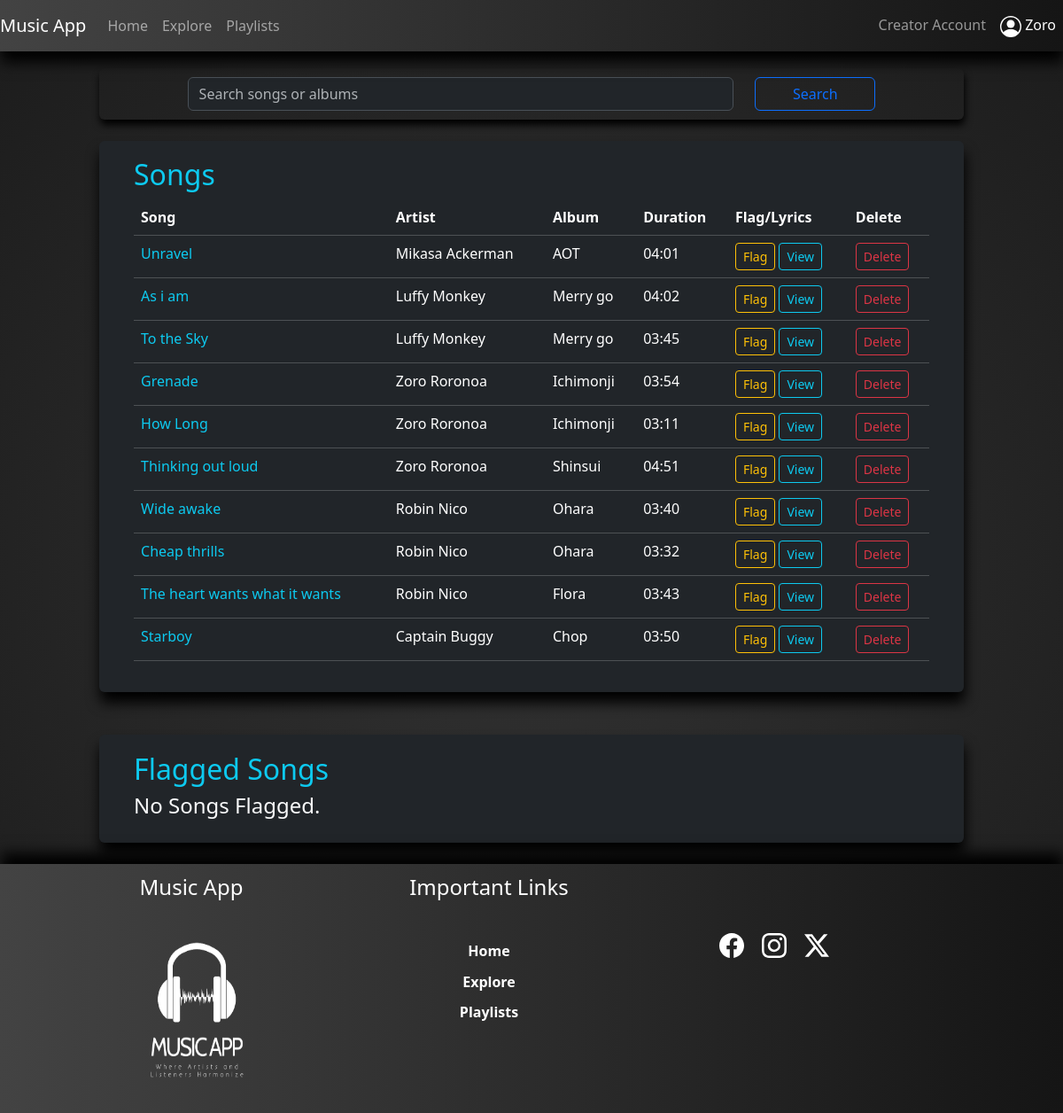
Page /allTracks (signed in) on the committed database.
### app/models.py (models this page shows, shortened)
class Users(UserMixin, db.Model):
    id = db.Column(db.Integer(), autoincrement=True, primary_key=True)
    u_userType = db.Column(db.String(50), nullable=False)
    u_status = db.Column(db.String(50), nullable=False)
    u_flag = db.Column(db.Integer(), nullable=False)
    u_fName = db.Column(db.String(100), nullable=False)
    u_lName = db.Column(db.String(100))
    u_gender = db.Column(db.String(50), nullable=False)
    u_username = db.Column(db.String(100), nullable=False, unique=True)
    u_email = db.Column(db.String(200), nullable=False)
    u_password = db.Column(db.String(1000), nullable=False)
    albums = db.relationship('Albums', backref='users')
    songs = db.relationship('Songs', backref='users')
    playlists = db.relationship('Playlists', backref='users')

class Songs(UserMixin, db.Model):
    id = db.Column(db.Integer(), autoincrement=True, primary_key=True)
    s_name = db.Column(db.String(100), nullable=False)
    s_artist = db.Column(db.String(50), nullable=False)
    s_album = db.Column(db.String(100), nullable=False)
    s_genre = db.Column(db.String(50), nullable=False)
    s_duration = db.Column(db.String(50), nullable=False)
    s_date = db.Column(db.String(50), nullable=False)
    s_filePath = db.Column(db.String(100), nullable=False)
    s_lyrics = db.Column(db.Text(), nullable=False)
    s_rating = db.Column(db.Integer())
    s_totalRaters = db.Column(db.Integer())
    s_flag = db.Column(db.Integer(), nullable=False)
    s_plays = db.Column(db.Integer())
    album_id = db.Column(db.Integer(), db.ForeignKey('albums.id'), nullable=False)
    user_id = db.Column(db.Integer(), db.ForeignKey('users.id'),nullable=False)

### app/views.py (the view, shortened to what this page needs)
@app.route('/allTracks', methods=['GET','POST'])
@login_required
def allTracks():
    form = SearchForm()
    songs=Songs.query.filter(Songs.s_flag==Flagged[0]).order_by(Songs.s_rating.desc()).all()
    flaggedSongs=Songs.query.filter(Songs.s_flag==Flagged[1]).all()
    if request.method == 'GET':
        searchedSongsList=[]
        return render_template('admin/allTracks.html', aT="active text-info", form=form, sSL=searchedSongsList, sList=songs, sFList=flaggedSongs)

### app/forms.py
class SearchForm(FlaskForm):
    searchString = StringField("Search String", validators=[DataRequired()])
    search = SubmitField("Search")

### app/views.py (called while the page is built)
@login_manager.user_loader
def load_user(user_id):
    return Users.query.get(user_id)

### app/templates/admin/allTracks.html (shortened to what this page needs)
{% extends 'layouts/base.html' %}
{% block content %}
<div class="container-fluid">
    <div class="row">
        <div class="col-md-10 offset-md-1 col-lg-10 offset-lg-1 col-sm-8 offset-sm-2">
            <div class="mySearchCont rounded">
                <form action="" class="form" method="POST" data-bs-theme="dark">
                    <div class="row">
                        <div class="col-md-8 offset-md-1 col-lg-8 offset-lg-1 col-sm-8 offset-sm-1">
                            {{ form.searchString(class="form-control", placeholder="Search songs or albums") }}
                        </div>
                        <div class="col-md-2 col-lg-2 col-sm-2">
                            <div class="d-grid">
                                {{ form.search(class="btn btn-outline-primary") }}
                            </div>
                        </div>
                    </div>
                </form>
            </div>
        </div>
    </div>
    <div class="row">
        <div class="col-md-10 offset-md-1 col-lg-10 offset-lg-1 col-sm-10 offset-sm-1">
            <div class="myExploreCont rounded bg-dark mt-4 mb-4">
                <h2 class="text-captialized text-info">Songs</h2>
                <table class="table table-dark table-hover rounded table-responsive{-sm|-md|-lg}">
                    <thead>
                        <tr>
                            <th scope="col">Song</th>
                            <th scope="col">Artist</th>
                            <th scope="col">Album</th>
                            <th scope="col">Duration</th>
                            <th scope="col">Flag/Lyrics</th>
                            <th scope="col">Delete</th>
                        </tr>
                    </thead>
                    <tbody>
                        {% for s in sList %}
                        <tr>
                            <td class="text-info">{{s['s_name']}}</td>
                            <td>{{s['s_artist']}}</td>
                            <td>{{s['s_album']}}</td>
                            <td>{{s['s_duration']}}</td>
                            <td>
                                <a href="{{url_for('flagSong',sid=s['id'])}}">
                                <button class="btn btn-outline-warning btn-sm">Flag</button>
                                </a>
                                <a href="{{url_for('songDetails',sid=s['id'])}}">
                                <button class="btn btn-outline-info btn-sm">View</button>
                                </a>
                            </td>
                            <td>
                                <a href="{{url_for('deleteSong', sid=s['id'])}}">
                                <button class="btn btn-outline-danger btn-sm">Delete</button>
                                </a>
                            </td>
                        </tr>
                        {% endfor %}
                    </tbody>
                </table>
            </div>
        </div>
    </div>
    <div class="row">
        <div class="col-md-10 offset-md-1 col-lg-10 offset-lg-1 col-sm-10 offset-sm-1">
            <div class="myExploreCont rounded bg-dark mt-4 mb-4">
                <h2 class="text-captialized text-info">Flagged Songs</h2>
                {% if sFList|length == 0 %}
                <h4 class="text-light">No Songs Flagged.</h4>
                {% endif %}
            </div>
        </div>
    </div>
</div>
{% endblock %}

### app/templates/layouts/base.html (shortened to what this page needs)
<!DOCTYPE html>
<html lang="en">
<head>
    <link rel="stylesheet" href="{{url_for('static', filename='css/bootstrap.css')}}">
    <link rel="stylesheet" href="{{url_for('static', filename='css/musicStreamingStyle.css')}}">
</head>
<body>
    {% include 'includes/nav.html' %}
    {% block content %}
    {% endblock %}
    {% include 'includes/footer.html' %}
</body>
</html>

### app/templates/includes/nav.html (shortened to what this page needs)
<nav class="navbar navbar-expand-lg navbar-expand-md myNavbar bg-light navbar-dark sticky-top">
    {% if current_user.is_authenticated %}
        {% if current_user.u_userType == 'Admin' %}
        <a class="navbar-brand" href="{{url_for('adminHome')}}">Music App</a>
        {% else %}
        <a href="{{url_for('userHome')}}" class="navbar-brand">Music App</a>
        {% endif %}
    {% endif %}
        <div class="collapse navbar-collapse" id="navbarNav">
            <ul class="navbar-nav">
                <li class="nav-item">
                    {% if current_user.is_authenticated %}
                        {% if current_user.u_userType == 'Admin' %}
                            <a class="nav-link {{aH}}" aria-current="page" href="{{url_for('adminHome')}}">Home</a>
                        {% else %}
                        <a class="nav-link {{uH}}" aria-current="page" href="{{url_for('userHome')}}">Home</a>
                        {% endif %}
                    {% endif %}
                </li>
                <li class="nav-item">
                    {% if current_user.is_authenticated %}
                        {% if current_user.u_userType == 'Admin' %}
                            <a class="nav-link {{aAN}}" href="{{url_for('analytics')}}">Analytics</a>
                        {% else %}
                            <a href="{{url_for('exploreMusic')}}" class="nav-link {{uE}}">Explore</a>
                        {% endif %}
                    {% endif %}
                </li>
                <li class="nav-item">
                    {% if current_user.is_authenticated %}
                        {% if current_user.u_userType == 'Admin' %}
                            <a class="nav-link {{aT}}" href="{{url_for('allTracks')}}">Tracks</a>
                        {% else %}
                            <a href="{{url_for('playlists')}}" class="nav-link {{uP}}">Playlists</a>
                        {% endif %}
                    {% endif %}
                </li>
            </ul>
            <ul class="navbar-nav ms-auto">
                <li class="nav-item">
                    {% if current_user.is_authenticated  and current_user.u_userType != 'Admin' %}
                    <a href="{{url_for('creatorHome')}}" class="nav-link {{cH}}">Creator Account</a>
                    {% endif %}
                </li>
                <li class="nav-item dropdown show">
                    {% if current_user.is_authenticated %}
                    <a href="#" class="nav-link active" id="dropdownMenu" data-toggle="dropdown" aria-haspopup="true" aria-expanded="false">
                        {{current_user.u_fName}}
                    </a>
                    {% endif %}
                </li>
            </ul>
        </div>
</nav>

### app/templates/includes/footer.html (shortened to what this page needs)
<footer class="myFooter">
    <div class="container-fluid">
        <div class="row">
            <div class="col-md-2 offset-md-1 col-lg-2 offset-lg-1 col-sm-2 offset-sm-1">
                <h4 class="text-center">Music App</h4>
                <div class="d-flex align-items-center myFooterLogo">
                    <img src="../../static/img/logo.png" alt="LOGO">
                </div>
            </div>
            <div class="col-md-3 offset-md-1 col-lg-3 offset-lg-1 col-sm-3 offset-sm-1">
                <h4 class="text-center">Important Links</h4>
                <ul class="list-unstyled text-center myFooterList">
                    <li class="nav-item">
                        {% if current_user.is_authenticated %}
                            {% if current_user.u_userType == 'Admin' %}
                                <a class="nav-link {{aH}}" aria-current="page" href="{{url_for('adminHome')}}">Home</a>
                            {% else %}
                            <a class="nav-link {{uH}}" aria-current="page" href="{{url_for('userHome')}}">Home</a>
                            {% endif %}
                        {% endif %}
                    </li>
                    <li class="nav-item">
                        {% if current_user.is_authenticated %}
                            {% if current_user.u_userType == 'Admin' %}
                                <a class="nav-link {{aAN}}" href="{{url_for('analytics')}}">Analytics</a>
                            {% else %}
                                <a href="{{url_for('exploreMusic')}}" class="nav-link {{uE}}">Explore</a>
                            {% endif %}
                        {% endif %}
                    </li>
                    <li class="nav-item">
                        {% if current_user.is_authenticated %}
                            {% if current_user.u_userType == 'Admin' %}
                                <a class="nav-link {{aT}}" href="{{url_for('allTracks')}}">Tracks</a>
                            {% else %}
                                <a href="{{url_for('playlists')}}" class="nav-link {{uP}}">Playlists</a>
                            {% endif %}
                        {% endif %}
                    </li>
                    <li class="nav-item">
                    </li>
                    <li class="nav-item">
                    </li>
                </ul>
            </div>
            <div class="col-md-3 offset-md-1 col-lg-3 offset-lg-1 col-sm-3 offset-sm-1">
                <div class="myFooterIcons">
                    <svg xmlns="http://www.w3.org/2000/svg" width="28" height="28" fill="currentColor" class="bi bi-twitter-x" viewBox="0 0 16 16">
                        <path d="M12.6.75h2.454l-5.36 6.142L16 15.25h-4.937l-3.867-5.07-4.425 5.07H.316l5.733-6.57L0 .75h5.063l3.495 4.633L12.601.75Zm-.86 13.028h1.36L4.323 2.145H2.865l8.875 11.633Z"/>
                    </svg>
                </div>
            </div>
        </div>
    </div>
</footer>

### app/static/css/musicStreamingStyle.css (style rules this page uses)
body { min-height: 100vh; display: flex; flex-direction: column; background: radial-gradient(circle at 50.1% 50.1%, rgb(50, 50, 50) 0%, rgb(28, 28, 28) 99.4%); color: #fff; }
.myNavbar { background-color:#434343; background-image: linear-gradient(to right, #434343 0%, #151515 100%); box-shadow: 1px 12px 15px #000; }
.myNavbar>div>ul>li { color: #fff; }
.myFooter { background-color:#434343; background-image: linear-gradient(to right, #434343 0%, #151515 100%); box-shadow: 1px -12px 15px #000; padding: 1% 2%; margin-top: auto; color: #fff; }
.myFooterLogo>img { margin: auto; width: 180px; height: 220px; }
.myFooterList { display: flex; flex-direction: column; padding-left: 0; margin-bottom: 0; margin-top: 15%; background-color: transparent; }
.myFooterList>li { text-decoration: none; padding: 2% 4%; font-weight: bold; }
.myFooterIcons>svg { margin: 25% 3%; }
.mySearchCont { margin-top: 2%; padding: 1% 2%; box-shadow: 1px 6px 8px #000; }
.myExploreCont { background-color: transparent; box-shadow: 1px 12px 15px #000; padding: 2% 4%; max-height: 70vh; overflow-y: scroll; }
.myExploreCont>table>tbody>tr>td>a { text-decoration: none; }

### rows in the picture
Users: u_fName "Zoro"
Songs: s_name "Unravel", s_artist "Mikasa Ackerman", s_album "AOT", s_duration "04:01"
Songs: s_name "As i am", s_artist "Luffy Monkey", s_album "Merry go", s_duration "04:02"
Songs: s_name "To the Sky", s_artist "Luffy Monkey", s_album "Merry go", s_duration "03:45"
Songs: s_name "Grenade", s_artist "Zoro Roronoa", s_album "Ichimonji", s_duration "03:54"
Songs: s_name "How Long", s_artist "Zoro Roronoa", s_album "Ichimonji", s_duration "03:11"
Songs: s_name "Thinking out loud", s_artist "Zoro Roronoa", s_album "Shinsui", s_duration "04:51"
Songs: s_name "Wide awake", s_artist "Robin Nico", s_album "Ohara", s_duration "03:40"
Songs: s_name "Cheap thrills", s_artist "Robin Nico", s_album "Ohara", s_duration "03:32"
Songs: s_name "The heart wants what it wants", s_artist "Robin Nico", s_album "Flora", s_duration "03:43"
Songs: s_name "Starboy", s_artist "Captain Buggy", s_album "Chop", s_duration "03:50"
